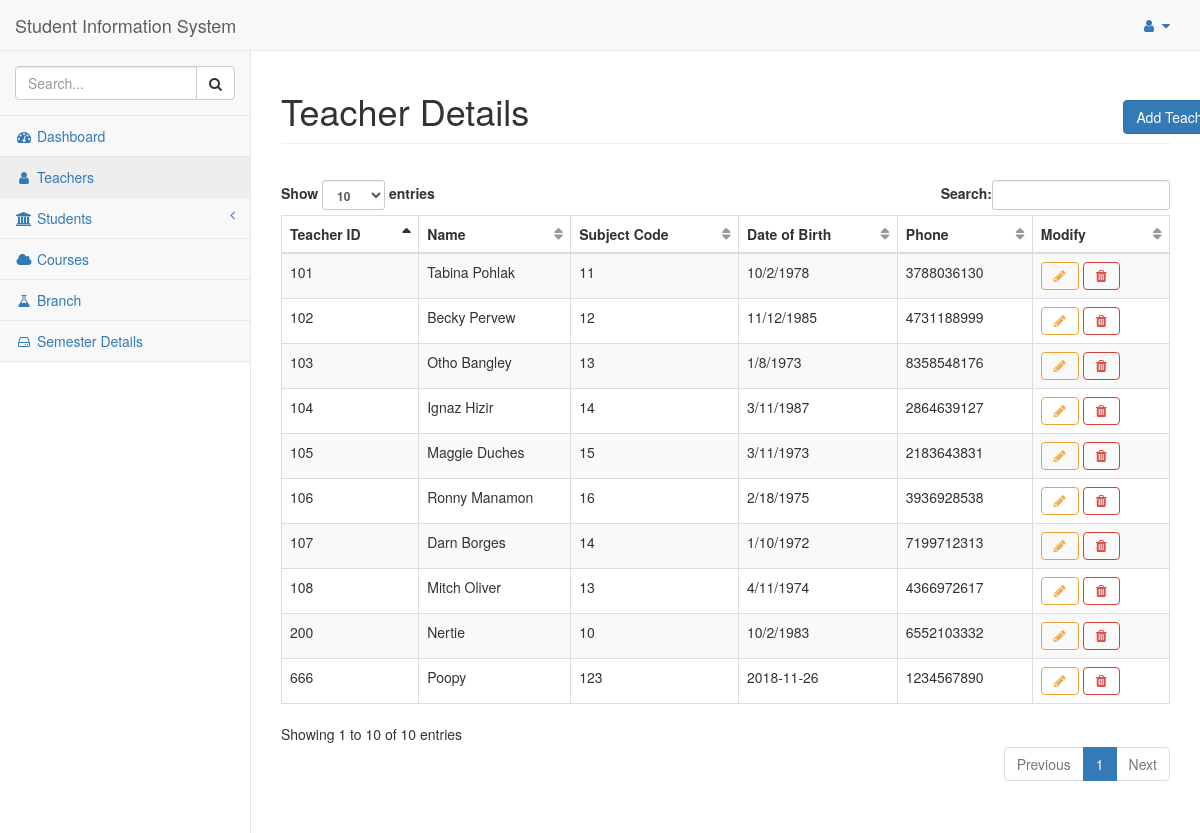
Before: /teachers with the older database file.
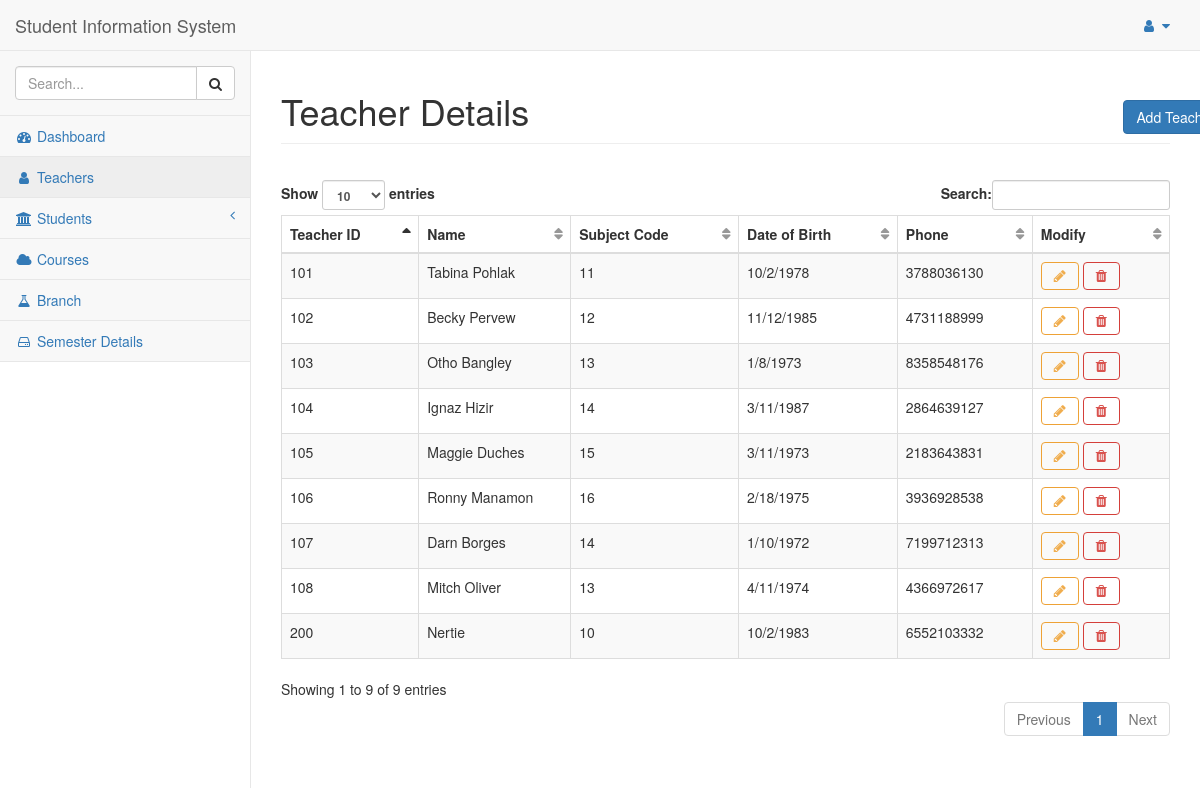
After: the same page with the newer database file.
### tables this page shows
CREATE TABLE Teacher
(
 teacher_id    integer NOT NULL ,
 sub_code      integer NOT NULL ,
 teacher_name  text NOT NULL ,
 phone         numeric NOT NULL ,
 date_of_birth date NOT NULL ,
 password      text NOT NULL ,
PRIMARY KEY (teacher_id, sub_code),
FOREIGN KEY (sub_code) REFERENCES Subject(sub_code) ON DELETE CASCADE ON UPDATE CASCADE
);

### flaskapp.py (the view)
@app.route('/teachers')
def teachers():
    global ID
    print(ID)
    teacher_list = query_db("SELECT * FROM TEACHER", [])
    return render_template("/teachers_info.html", id=ID, teacher_list=teacher_list)

### flaskapp.py (called while the page is built)
def get_db():
    db = getattr(g, '_database', None)
    if db is None:
        db = g._database = sqlite3.connect(DATABASE)
        db.create_function('avg', 3, average)
        db.row_factory = sqlite3.Row
    return db

def query_db(query: object, args: object, one: object = False) -> object:
    cur = get_db().execute(query, args)
    rv = cur.fetchall()
    cur.close()
    return (rv[0] if rv else None) if one else rv

@app.teardown_appcontext
def close_connection(exception):
    db = getattr(g, '_database', None)
    if db is not None:
        db.close()

### templates/teachers_info.html
{% extends "base.html" %}
{% block title %}
  <div class="row">
    <div class="col-lg-11">
      Teacher Details
    </div>
    <div class="col-lg-1">
      <button class="btn btn-primary btn-xl"  onclick="window.location.href='/add/student'">Add Teacher</button>
    </div>
  </div>
{% endblock %}
{% block content %}
  <div class="row" style="align-content: center; padding-bottom: 16px;">
  </div>
  <table class="table table-striped table-bordered table-hover dataTable no-footer dtr-inline collapsed" style="width: 100%;" id="dataTables">
    <thead>
      <tr>
        <th scope="col">Teacher ID</th>
        <th scope="col">Name</th>
        <th scope="col">Subject Code</th>
        <th scope="col">Date of Birth</th>
        <th scope="col">Phone</th>
        <th scope="col">Modify</th>
      </tr>
    </thead>
    {% for teacher in teacher_list: %}
      <tr>
        <td>{{ teacher["teacher_id"] }}</td>
        <td>{{ teacher["teacher_name"] }}</td>
        <td>{{ teacher["sub_code"] }}</td>
        <td>{{ teacher["date_of_birth"] }}</td>
        <td>{{ teacher["phone"] }}</td>
        <td>
          <button type="button" class="btn btn-outline btn-warning fa fa-pencil" onclick="window.location.href='/modify/teacher/{{ teacher['teacher_id'] }}'"></button>
          <button type="button" class="btn btn-outline btn-danger fa fa-trash" onclick="window.location.href='/delete/teacher/{{ teacher['teacher_id'] }}'"></button>
        </td>
      </tr>
    {% endfor %}
  </table>
  <div id="placeholder" style="width:600px;height:300px"></div>
{% endblock %}

### templates/base.html (shortened to what this page needs)
<!DOCTYPE html>
<html lang="en">
  <head>
    <link href="{{ url_for('static', filename='vendor/bootstrap/css/bootstrap.min.css') }}" rel="stylesheet">
    <link href="{{ url_for('static', filename='vendor/metisMenu/metisMenu.min.css') }}" rel="stylesheet">
    <link href="{{ url_for('static', filename='dist/css/sb-admin-2.css') }}" rel="stylesheet">
    <link href="{{ url_for('static', filename='vendor/morrisjs/morris.css') }}" rel="stylesheet">
    <link rel="stylesheet" href="https://stackpath.bootstrapcdn.com/font-awesome/4.7.0/css/font-awesome.min.css">
  </head>
  <body>
    <div id="wrapper">
      <nav class="navbar navbar-default navbar-static-top" role="navigation" style="margin-bottom: 0">
        <div class="navbar-header">
          <a class="navbar-brand" href="/">Student Information System</a>
        </div>
        <ul class="nav navbar-top-links navbar-right">
          <li class="dropdown">
            <a class="dropdown-toggle" data-toggle="dropdown" href="#">
              <i class="fa fa-user fa-fw"></i> <i class="fa fa-caret-down"></i>
            </a>
      </li>
    </ul>
    <div class="navbar-default sidebar" role="navigation">
      <div class="sidebar-nav navbar-collapse">
        <ul class="nav" id="side-menu">
          <li class="sidebar-search">
            <div class="input-group custom-search-form">
              <input type="text" class="form-control" placeholder="Search...">
              <span class="input-group-btn">
                <button class="btn btn-default" type="button">
                <i class="fa fa-search"></i>
                </button>
              </span>
            </div>
          </li>
          <li>
            <a href="/"><i class="fa fa-dashboard fa-fw"></i> Dashboard</a>
          </li>
          <li>
            <a href="/teachers"><i class="fa fa-user fa-fw"></i> Teachers</a>
          </li>
          <li>
            <a href="#"><i class="fa fa-institution fa-fw"></i> Students<span class="fa arrow"></span></a>
          </li>
          <li>
            <a href="/courses"><i class="fa fa-cloud fa-fw"></i> Courses</a>
          </li>
          <li>
            <a href="/branch"><i class="fa fa-flask fa-fw"></i> Branch</a>
          </li>
          <li>
            <a href="/semester"><i class="fa fa-hdd-o fa-fw"></i> Semester Details</a>
          </li>
        </div>
      </nav>
      <div id="page-wrapper">
        <div class="row">
          <div class="col-lg-12">
            <h1 class="page-header">
            {% block title %}{% endblock %}
            </h1>
          </div>
        </div>
        {% block content %}{% endblock content %}
      </div>
    </body>
  </html>

Changed rows visible on the page:
removed Teacher: teacher_id "666", teacher_name "Poopy", sub_code "123", date_of_birth "2018-11-26", phone "1234567890"
Other visible differences:
text written by a page script: "Show entries Search: Showing 1 to 10 of 10 entries Previous 1 Next" → "Show entries Search: Showing 1 to 9 of 9 entries Previous 1 Next"
